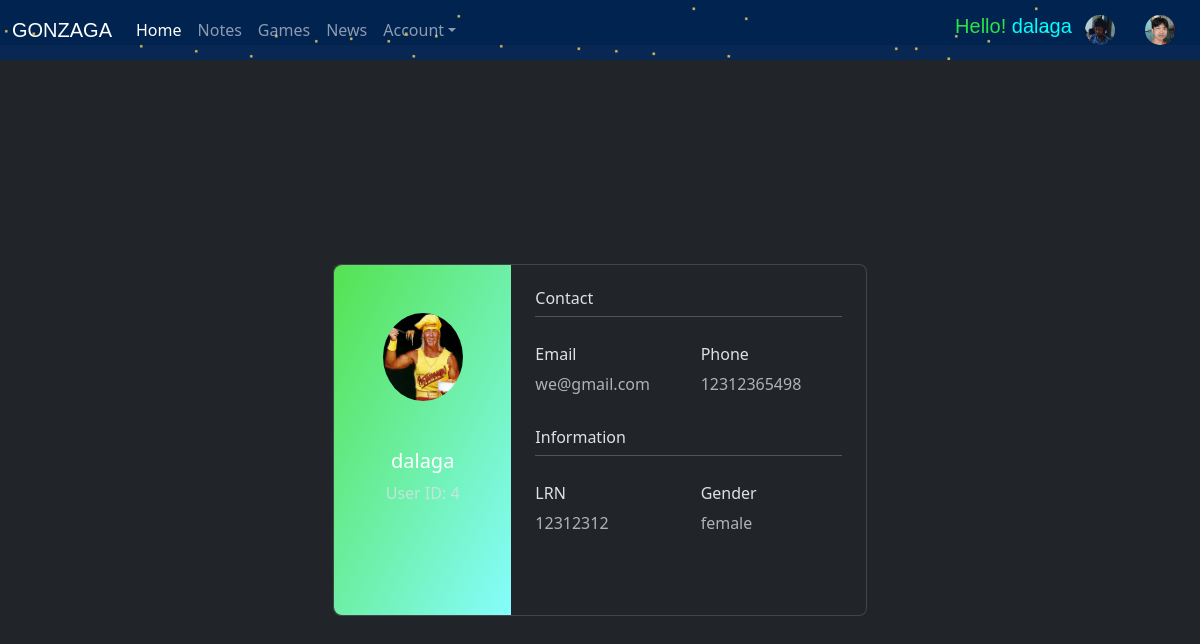
Page /profile (signed in) on the committed database.
### website/models.py (models this page shows)
class User(db.Model, UserMixin):
    id = db.Column(db.Integer, primary_key=True)
    email = db.Column(db.String(150), unique=True)
    password = db.Column(db.String(150))
    userName = db.Column(db.String(150))
    gender = db.Column(db.String(20)) #newest added
    lrn = db.Column(db.Integer, unique=True) #newest added
    phone_number = db.Column(db.Integer, unique=True) #newest added
    darkLight = db.Column(db.String(10), default = 'dark')
    notes = db.relationship('Note')

### website/views.py (the view)
@views.route('/profile')
@login_required
def profile():
    return render_template("profile.html", user=current_user)

### website/__init__.py (called while the page is built)
def create_app():
    app = Flask(__name__)
    app.config['SECRET_KEY'] = 'qweewqqwe'
    app.config['SQLALCHEMY_DATABASE_URI'] = f'sqlite:///{DB_NAME}'
    db.init_app(app)
    from .views import views
    from .auth import auth
    app.register_blueprint(views, url_prefix='/')
    app.register_blueprint(auth, url_prefix='/')
    from .models import User, Note
    with app.app_context():
        db.create_all()
    login_manager = LoginManager()
    login_manager.login_view = 'auth.login'
    login_manager.init_app(app)
    @login_manager.user_loader
    def load_user(id):
        return User.query.get(int(id))
    return app

### website/templates/profile.html (shortened to what this page needs)
{% extends "base.html" %} {% block title %}Profile{% endblock %} {% block
content %}
<section class="vh-100">
  <div class="container py-5 h-100">
    <div class="row d-flex justify-content-center align-items-center h-100">
      <div class="col col-lg-6 mb-4 mb-lg-0">
        <div class="card mb-3" style="border-radius: 0.5rem">
          <div class="row g-0">
            <div
              class="col-md-4 gradient-custom text-center text-white"
              style="
                border-top-left-radius: 0.5rem;
                border-bottom-left-radius: 0.5rem;
              "
            >
              <img
                src="/static/pasta.png"
                alt="Avatar"
                class="img-fluid my-5 rounded-circle"
                style="width: 80px"
              />
              <h5>{{ user.userName }}</h5>
              <p class="text-muted">User ID: {{ user.id }}</p>
            </div>
            <div class="col-md-8">
              <div class="card-body p-4">
                <h6>Contact</h6>
                <hr class="mt-0 mb-4" />
                <div class="row pt-1">
                  <div class="col-6 mb-3">
                    <h6>Email</h6>
                    <p class="text-muted">{{ user.email }}</p>
                  </div>
                  <div class="col-6 mb-3">
                    <h6>Phone</h6>
                    <p class="text-muted">{{ user.phone_number }}</p>
                  </div>
                </div>
                <h6>Information</h6>
                <hr class="mt-0 mb-4" />
                <div class="row pt-1">
                  <div class="col-6 mb-3">
                    <h6>LRN</h6>
                    <p class="text-muted">{{ user.lrn }}</p>
                  </div>
                  <div class="col-6 mb-3">
                    <h6>Gender</h6>
                    <p class="text-muted">{{ user.gender }}</p>
                  </div>
                </div>
                <div class="d-flex justify-content-start">
                  <a href="#!"></a>
                  <a href="#!"></a>
                </div>
              </div>
            </div>
          </div>
        </div>
      </div>
    </div>
  </div>
</section>
{% endblock %}

### website/templates/base.html (shortened to what this page needs)
<!DOCTYPE html>
<html lang="en">
  <head>
    <link
      href="https://cdn.jsdelivr.net/npm/bootstrap@5.3.3/dist/css/bootstrap.min.css"
      rel="stylesheet"
    />
    <link rel="stylesheet" href="/static/css/design.css" />
    <link
      href="https://fonts.cdnfonts.com/css/pf-tempesta-five"
      rel="stylesheet"
    />
    <link
      href="https://fonts.cdnfonts.com/css/freak-turbulence-brk-2"
      rel="stylesheet"
    />
    <link href="https://fonts.cdnfonts.com/css/anime" rel="stylesheet">
  </head>
  <body data-bs-theme="{{ user.darkLight }}" id="myImageBG" style="margin: 0;">
<header>
  <div class="pb-5">
    <nav id="mynavbarimg" class="navbar navbar-expand-md navbar-dark fixed-top bg-dark">
    <div class="container-fluid">
      <a class="navbar-brand" href="/"><span style="font-family: 'Anime', sans-serif">GONZAGA</span></a>
      <div class="collapse navbar-collapse" id="navbarsExample03">
        <ul class="navbar-nav me-auto mb-2 mb-sm-0">
          <li class="nav-item">
            <a class="nav-link active" aria-current="page" href="/">Home</a>
          </li>
          {% if user.is_authenticated %}
          <li class="nav-item">
              <a class="nav-link" href="/notes">Notes</a>
            </li>
            <li class="nav-item">
              <a class="nav-link" href="/games">Games</a>
            </li>
            <li class="nav-item">
              <a class="nav-link" href="/news">News</a>
            </li>
          <li class="nav-item dropdown">
            <a
              class="nav-link dropdown-toggle"
              href="#"
              data-bs-toggle="dropdown"
              aria-expanded="false"
              >Account</a
            >
            {% endif %}
          </li>
        </ul>
        {% if user.is_authenticated %}
        <div class="float-left">
          <h5 style=" font-family: 'Freak Turbulence BRK', sans-serif">
            <span style="color: rgb(41, 226, 72)">Hello! </span
            ><span style="color: aqua">{{ user.userName }}</span>
          </h5>
        </div>
        <div class="float-left">
          <button type="button" class="btn" onClick="darkMode({{ user.id }})">
            <span aria-hidden="true"
              ><img
                class="rounded-circle"
                src="/static/dark.jpg"
                alt="darkmode"
                style="height: 30px"
              />
            </span>
          </button>
          <button
            type="button"
            class="btn"
            onClick="lightMode({{ user.id }})"
          >
            <span aria-hidden="true"
              ><img
                class="rounded-circle"
                src="/static/light.jpg"
                alt="lightmode"
                style="height: 30px"
            /></span>
          </button>
        </div>
        {% endif %}
      </div>
    </div>
  </nav>
</div>
</header>
    <div class="LAMAN" style="z-index: 9;">
      <div class="container">{% block content %} {% endblock %}</div>
    </div>
  </body>
</html>

### website/static/css/design.css (style rules this page uses)
#mynavbarimg { background-image: url("/static/yuruCamp.webp"); background-size: cover; display: flex; top: 0; }

### website/templates/base.html (style rules this page uses)
.LAMAN { left: 0; right: 0; z-index: 9999; }

### website/templates/profile.html (style rules this page uses)
.gradient-custom { background: #f6d365; background: -webkit-linear-gradient( to right bottom, rgba(85, 226, 80), rgba(133, 253, 253) ); background: linear-gradient( to right bottom, rgba(85, 226, 80), rgba(133, 253, 253) ); }

### rows in the picture
User: userName "dalaga", id "4", email "we@gmail.com", phone_number "12312365498", lrn "12312312", gender "female"
